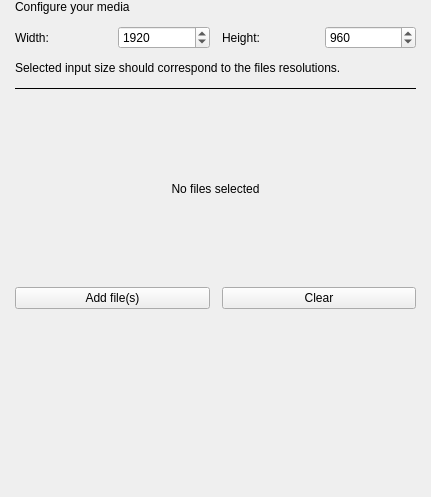
<?xml version="1.0" encoding="UTF-8"?>
<ui version="4.0">
 <class>ConfigurationInputMedia</class>
 <widget class="QWidget" name="ConfigurationInputMedia">
  <property name="geometry">
   <rect>
    <x>0</x>
    <y>0</y>
    <width>431</width>
    <height>497</height>
   </rect>
  </property>
  <layout class="QVBoxLayout" name="verticalLayout">
   <property name="spacing">
    <number>12</number>
   </property>
   <property name="leftMargin">
    <number>15</number>
   </property>
   <property name="topMargin">
    <number>0</number>
   </property>
   <property name="rightMargin">
    <number>15</number>
   </property>
   <property name="bottomMargin">
    <number>15</number>
   </property>
   <item>
    <widget class="QLabel" name="labelTitleMedia">
     <property name="text">
      <string>Configure your media</string>
     </property>
    </widget>
   </item>
   <item>
    <layout class="QHBoxLayout" name="horizontalLayout">
     <property name="bottomMargin">
      <number>0</number>
     </property>
     <item>
      <widget class="QLabel" name="label">
       <property name="text">
        <string>Width:</string>
       </property>
      </widget>
     </item>
     <item>
      <widget class="QSpinBox" name="spinWidth">
       <property name="minimum">
        <number>2</number>
       </property>
       <property name="maximum">
        <number>650000000</number>
       </property>
       <property name="value">
        <number>1920</number>
       </property>
      </widget>
     </item>
     <item>
      <widget class="QLabel" name="label_2">
       <property name="text">
        <string>Height:</string>
       </property>
      </widget>
     </item>
     <item>
      <widget class="QSpinBox" name="spinHeight">
       <property name="minimum">
        <number>2</number>
       </property>
       <property name="maximum">
        <number>650000000</number>
       </property>
       <property name="value">
        <number>960</number>
       </property>
      </widget>
     </item>
    </layout>
   </item>
   <item>
    <widget class="QLabel" name="label_3">
     <property name="text">
      <string>Selected input size should correspond to the files resolutions.</string>
     </property>
    </widget>
   </item>
   <item>
    <widget class="Line" name="line">
     <property name="frameShadow">
      <enum>QFrame::Plain</enum>
     </property>
     <property name="orientation">
      <enum>Qt::Horizontal</enum>
     </property>
    </widget>
   </item>
   <item>
    <widget class="QStackedWidget" name="stackFiles">
     <property name="currentIndex">
      <number>1</number>
     </property>
     <widget class="QWidget" name="pageFiles">
      <layout class="QVBoxLayout" name="verticalLayout_2">
       <property name="spacing">
        <number>0</number>
       </property>
       <property name="leftMargin">
        <number>0</number>
       </property>
       <property name="topMargin">
        <number>0</number>
       </property>
       <property name="rightMargin">
        <number>0</number>
       </property>
       <property name="bottomMargin">
        <number>0</number>
       </property>
       <item>
        <widget class="QListWidget" name="listFiles">
         <property name="frameShape">
          <enum>QFrame::NoFrame</enum>
         </property>
         <property name="frameShadow">
          <enum>QFrame::Plain</enum>
         </property>
         <property name="lineWidth">
          <number>0</number>
         </property>
         <property name="sizeAdjustPolicy">
          <enum>QAbstractScrollArea::AdjustToContents</enum>
         </property>
        </widget>
       </item>
      </layout>
     </widget>
     <widget class="QWidget" name="pageEmpty">
      <layout class="QHBoxLayout" name="horizontalLayout_2">
       <property name="spacing">
        <number>0</number>
       </property>
       <property name="leftMargin">
        <number>0</number>
       </property>
       <property name="topMargin">
        <number>0</number>
       </property>
       <property name="rightMargin">
        <number>0</number>
       </property>
       <property name="bottomMargin">
        <number>0</number>
       </property>
       <item>
        <widget class="QLabel" name="labelNofiles">
         <property name="text">
          <string>No files selected</string>
         </property>
         <property name="alignment">
          <set>Qt::AlignCenter</set>
         </property>
        </widget>
       </item>
      </layout>
     </widget>
    </widget>
   </item>
   <item>
    <layout class="QHBoxLayout" name="horizontalLayout_4">
     <property name="bottomMargin">
      <number>0</number>
     </property>
     <item>
      <widget class="QPushButton" name="buttonAddMedia">
       <property name="text">
        <string>Add file(s)</string>
       </property>
      </widget>
     </item>
     <item>
      <widget class="QPushButton" name="buttonClearFiles">
       <property name="text">
        <string>Clear</string>
       </property>
      </widget>
     </item>
    </layout>
   </item>
   <item>
    <spacer name="verticalSpacer">
     <property name="orientation">
      <enum>Qt::Vertical</enum>
     </property>
     <property name="sizeHint" stdset="0">
      <size>
       <width>20</width>
       <height>40</height>
      </size>
     </property>
    </spacer>
   </item>
  </layout>
 </widget>
 <resources/>
 <connections/>
</ui>
